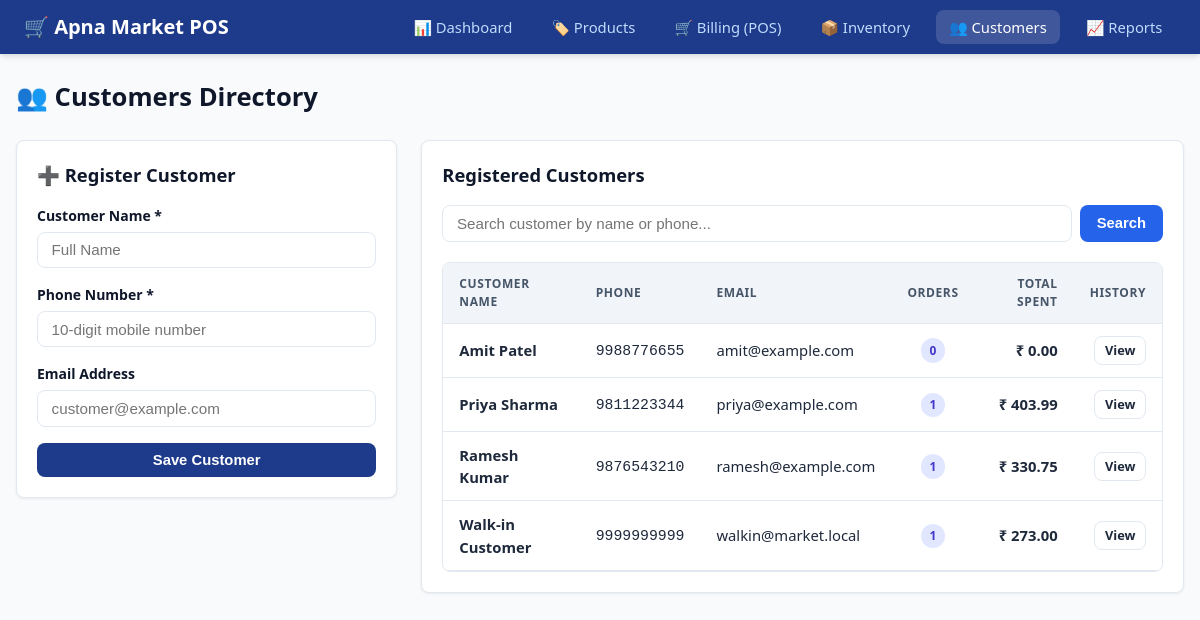
Page /customers on the committed database.
### tables this page shows
CREATE TABLE customers (
            id INTEGER PRIMARY KEY AUTOINCREMENT,
            name TEXT NOT NULL,
            phone TEXT UNIQUE NOT NULL,
            email TEXT,
            created_at TEXT NOT NULL
        );

### pos-system/app.py (the view, shortened to what this page needs)
@app.route('/customers', methods=['GET', 'POST'])
def customers():
    db = get_db()
    query = request.args.get('q', '').strip()
    if query:
        pattern = f"%{query}%"
        customers_list = db.execute("""
            SELECT c.*, COUNT(s.id) as total_orders, COALESCE(SUM(s.grand_total), 0) as total_spent
            FROM customers c
            LEFT JOIN sales s ON c.phone = s.customer_phone
            WHERE c.name LIKE ? OR c.phone LIKE ?
            GROUP BY c.id
            ORDER BY c.name ASC
        """, (pattern, pattern)).fetchall()
    else:
        customers_list = db.execute("""
            SELECT c.*, COUNT(s.id) as total_orders, COALESCE(SUM(s.grand_total), 0) as total_spent
            FROM customers c
            LEFT JOIN sales s ON c.phone = s.customer_phone
            GROUP BY c.id
            ORDER BY c.name ASC
        """).fetchall()
    return render_template('customers.html', customers=customers_list, query=query)

### pos-system/app.py (called while the page is built)
def get_db():
    if 'db' not in g:
        g.db = sqlite3.connect(app.config['DATABASE'])
        g.db.row_factory = sqlite3.Row
        g.db.execute("PRAGMA foreign_keys = ON")
    return g.db

### pos-system/templates/customers.html (shortened to what this page needs)
{% extends "base.html" %}
{% block content %}
<div class="page-header">
  <h1 class="page-title">👥 Customers Directory</h1>
</div>
<div style="display: grid; grid-template-columns: 1fr 2fr; gap: 1.5rem; align-items: start;">
  <div class="card">
    <div class="card-header">
      <span>➕ Register Customer</span>
    </div>
    <form method="POST">
      <div class="form-group">
        <label class="form-label" for="name">Customer Name *</label>
        <input type="text" id="name" name="name" class="form-control" required placeholder="Full Name">
      </div>
      <div class="form-group">
        <label class="form-label" for="phone">Phone Number *</label>
        <input type="tel" id="phone" name="phone" class="form-control" required placeholder="10-digit mobile number">
      </div>
      <div class="form-group">
        <label class="form-label" for="email">Email Address</label>
        <input type="email" id="email" name="email" class="form-control" placeholder="customer@example.com">
      </div>
      <button type="submit" class="btn btn-primary btn-block">Save Customer</button>
    </form>
  </div>
  <div class="card">
    <div class="card-header">
      <span>Registered Customers</span>
    </div>
    <form method="GET" action="{{ url_for('customers') }}" style="display: flex; gap: 0.5rem; margin-bottom: 1.25rem;">
      <input type="text" name="q" value="{{ query or '' }}" placeholder="Search customer by name or phone..." class="form-control">
      <button type="submit" class="btn btn-accent">Search</button>
    </form>
    <div class="table-wrapper" tabindex="0" role="region" aria-label="Customer list">
      <table>
        <thead>
          <tr>
            <th>Customer Name</th>
            <th>Phone</th>
            <th>Email</th>
            <th class="text-center">Orders</th>
            <th class="text-right">Total Spent</th>
            <th class="text-right">History</th>
          </tr>
        </thead>
        <tbody>
          {% for c in customers %}
            <tr>
              <td><strong>{{ c.name }}</strong></td>
              <td><code>{{ c.phone }}</code></td>
              <td>{{ c.email or '-' }}</td>
              <td class="text-center"><span class="badge badge-info">{{ c.total_orders }}</span></td>
              <td class="text-right"><strong>₹ {{ "%.2f"|format(c.total_spent) }}</strong></td>
              <td class="text-right">
                <a href="{{ url_for('customer_detail', id=c.id) }}" class="btn btn-sm btn-outline">View</a>
              </td>
            </tr>
          {% else %}
            <tr>
              <td colspan="6" class="text-center" style="padding: 2rem; color: var(--text-muted);">
                No customers found matching your search.
              </td>
            </tr>
          {% endfor %}
        </tbody>
      </table>
    </div>
  </div>
</div>
{% endblock %}

### pos-system/static/style.css (style rules this page uses)
:root { --primary: #1e3a8a; --primary-hover: #1d4ed8; --primary-light: #eff6ff; --secondary: #0f172a; --accent: #2563eb; --success: #16a34a; --success-bg: #dcfce7; --danger: #dc2626; --danger-bg: #fee2e2; --warning: #d97706; --warning-bg: #fef3c7; --bg: #f8fafc; --surface: #ffffff; --border: #e2e8f0; --text: #1e293b; --text-muted: #64748b; --radius: 8px; --shadow-sm: 0 1px 3px rgba(0,0,0,0.07); --shadow-md: 0 4px 6px -1px rgba(0,0,0,0.1), 0 2px 4px -2px rgba(0,0,0,0.08); }
*, *::before, *::after { box-sizing: border-box; margin: 0; padding: 0; }
body { font-family: system-ui, -apple-system, BlinkMacSystemFont, "Segoe UI", Roboto, sans-serif; background-color: var(--bg); color: var(--text); line-height: 1.5; min-height: 100vh; display: flex; flex-direction: column; }
.page-header { display: flex; justify-content: space-between; align-items: center; margin-bottom: 1.5rem; flex-wrap: wrap; gap: 1rem; }
.page-title { font-size: 1.6rem; font-weight: 700; color: var(--secondary); }
.card { background: var(--surface); border: 1px solid var(--border); border-radius: var(--radius); padding: 1.25rem; box-shadow: var(--shadow-sm); margin-bottom: 1.5rem; }
.card-header { font-size: 1.15rem; font-weight: 600; margin-bottom: 1rem; color: var(--secondary); display: flex; justify-content: space-between; align-items: center; }
.table-wrapper { overflow: auto; max-inline-size: 100%; border-radius: var(--radius); border: 1px solid var(--border); background: var(--surface); container-type: inline-size; }
table { width: 100%; border-collapse: collapse; text-align: left; font-size: 0.925rem; }
thead { background: #f1f5f9; position: sticky; inset-block-start: 0; z-index: 10; }
th, td { padding: 0.75rem 1rem; border-bottom: 1px solid var(--border); }
th { font-weight: 600; color: #475569; text-transform: uppercase; font-size: 0.75rem; letter-spacing: 0.05em; }
.text-right { text-align: right; }
.text-center { text-align: center; }
.badge { display: inline-block; padding: 0.2rem 0.55rem; font-size: 0.75rem; font-weight: 600; border-radius: 9999px; text-transform: uppercase; }
.badge-info { background: #e0e7ff; color: #4338ca; }
.btn { display: inline-flex; align-items: center; justify-content: center; gap: 0.35rem; padding: 0.5rem 1rem; font-size: 0.925rem; font-weight: 600; border-radius: var(--radius); border: 1px solid transparent; cursor: pointer; text-decoration: none; transition: all 0.15s ease-in-out; }
.btn-primary { background: var(--primary); color: white; }
.btn-accent { background: var(--accent); color: white; }
.btn-outline { background: transparent; border-color: var(--border); color: var(--text); }
.btn-sm { padding: 0.25rem 0.6rem; font-size: 0.8rem; }
.btn-block { width: 100%; display: flex; }
.form-group { margin-bottom: 1rem; }
.form-label { display: block; font-size: 0.875rem; font-weight: 600; margin-bottom: 0.35rem; color: var(--secondary); }
.form-control, .form-select { width: 100%; padding: 0.55rem 0.85rem; border: 1px solid var(--border); border-radius: var(--radius); font-size: 0.95rem; background: white; transition: border-color 0.15s ease-in-out, box-shadow 0.15s ease-in-out; }

### rows in the picture
customers: name "Amit Patel", phone "9988776655", email "amit@example.com", total_orders "0", total_spent "0.00"
customers: name "Priya Sharma", phone "9811223344", email "priya@example.com", total_orders "1", total_spent "403.99"
customers: name "Ramesh Kumar", phone "9876543210", email "ramesh@example.com", total_orders "1", total_spent "330.75"
customers: name "Walk-in Customer", phone "9999999999", email "walkin@market.local", total_orders "1", total_spent "273.00"
